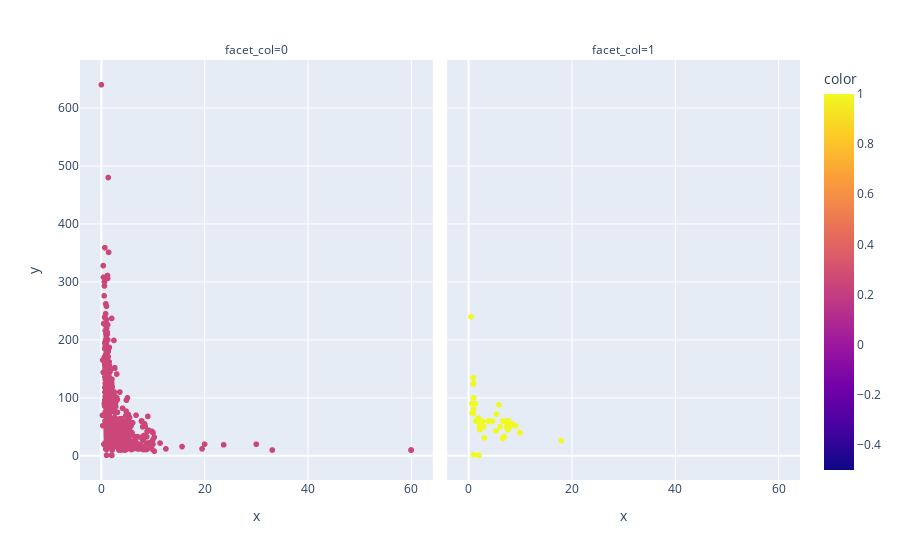

This figure's notebook cell:
### Code cell
px.scatter(y=train['feature_1'],x=train['feature_3'],color=train ['Class'],facet_col=train['Class'])

### Figure 1 — Plotly figure (JSON) as saved in the notebook; plotly's stock layout.template omitted (floating-point values rounded to 4 significant figures; data arrays with more than 128 entries replaced by an {"elided": "..."} marker saying what was removed)
{"data": [{"hovertemplate": "facet_col=0<br>x=%{x}<br>y=%{y}<br>color=%{marker.color}<extra></extra>", "legendgroup": "", "marker": {"color": {"elided": "1620 int values"}, "coloraxis": "coloraxis", "symbol": "circle"}, "mode": "markers", "name": "", "showlegend": false, "type": "scattergl", "x": {"elided": "1620 float values"}, "xaxis": "x", "y": {"elided": "1620 int values"}, "yaxis": "y"}, {"hovertemplate": "facet_col=1<br>x=%{x}<br>y=%{y}<br>color=%{marker.color}<extra></extra>", "legendgroup": "", "marker": {"color": {"elided": "143 int values"}, "coloraxis": "coloraxis", "symbol": "circle"}, "mode": "markers", "name": "", "showlegend": false, "type": "scattergl", "x": {"elided": "143 float values"}, "xaxis": "x2", "y": {"elided": "143 int values"}, "yaxis": "y2"}], "layout": {"annotations": [{"font": {}, "showarrow": false, "text": "facet_col=0", "x": 0.245, "xanchor": "center", "xref": "paper", "y": 1, "yanchor": "bottom", "yref": "paper"}, {"font": {}, "showarrow": false, "text": "facet_col=1", "x": 0.755, "xanchor": "center", "xref": "paper", "y": 1, "yanchor": "bottom", "yref": "paper"}], "coloraxis": {"colorbar": {"title": {"text": "color"}}, "colorscale": [[0, "#0d0887"], [0.1111, "#46039f"], [0.2222, "#7201a8"], [0.3333, "#9c179e"], [0.4444, "#bd3786"], [0.5556, "#d8576b"], [0.6667, "#ed7953"], [0.7778, "#fb9f3a"], [0.8889, "#fdca26"], [1, "#f0f921"]]}, "legend": {"tracegroupgap": 0}, "margin": {"t": 60}, "xaxis": {"anchor": "y", "domain": [0, 0.49], "title": {"text": "x"}}, "xaxis2": {"anchor": "y2", "domain": [0.51, 1], "matches": "x", "title": {"text": "x"}}, "yaxis": {"anchor": "x", "domain": [0, 1], "title": {"text": "y"}}, "yaxis2": {"anchor": "x2", "domain": [0, 1], "matches": "y", "showticklabels": false}}}
